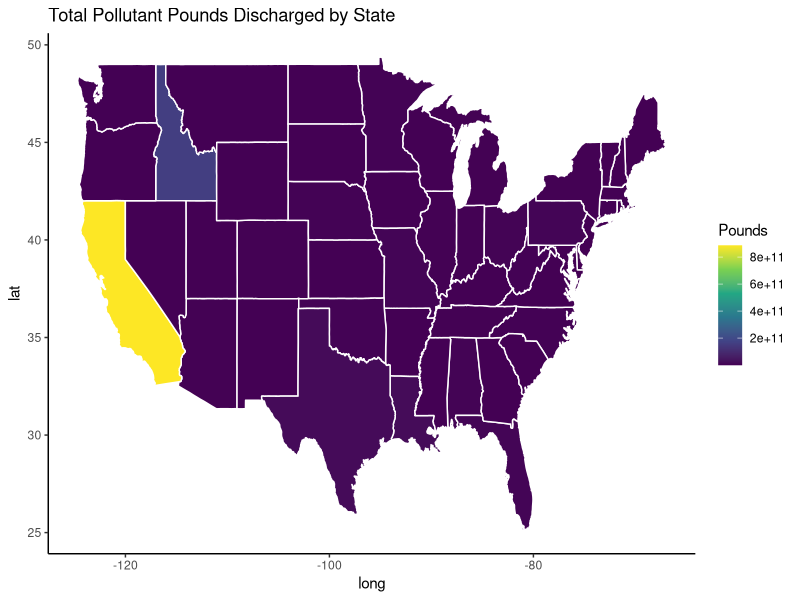
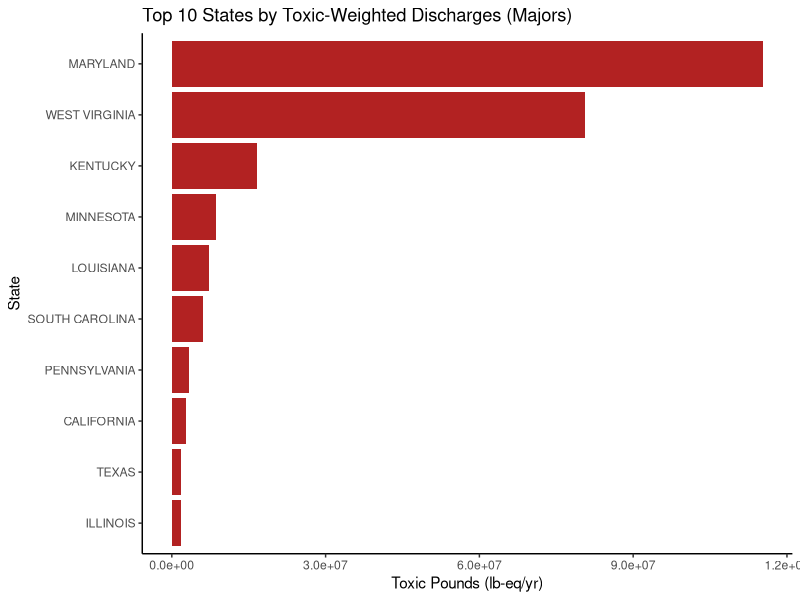
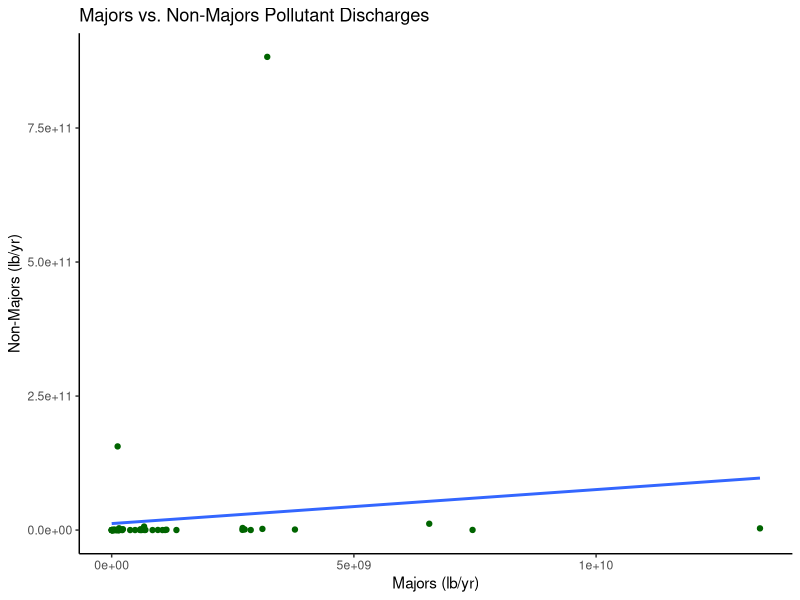
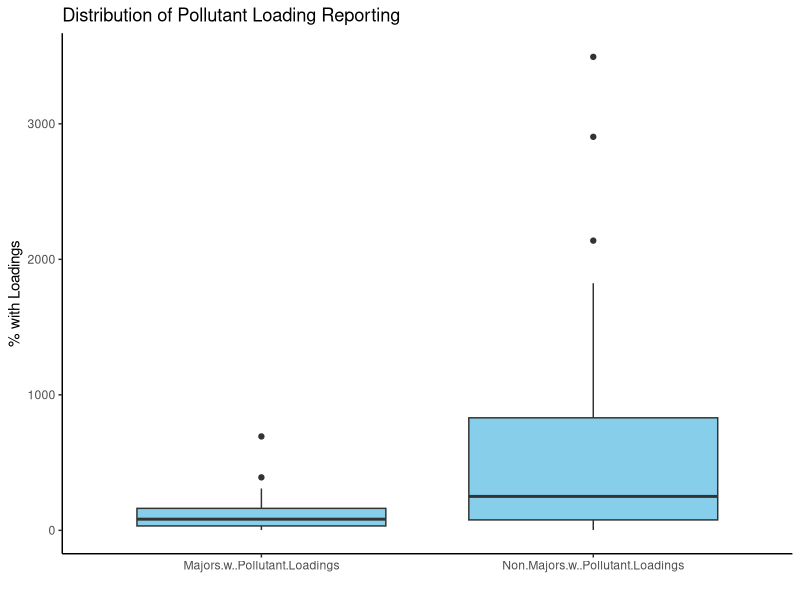
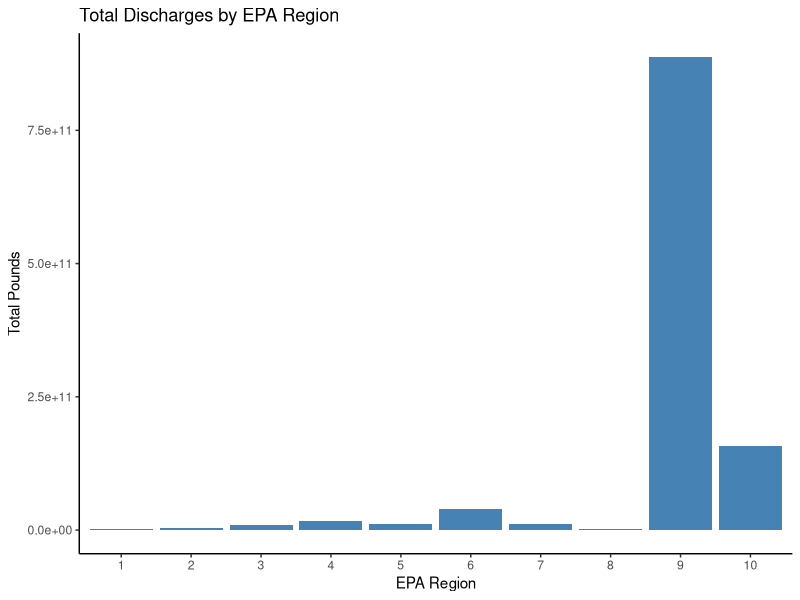

Here is the R script that generated these plots, in order:
## ---- chunk 1
library(tidyverse)
library(ggplot2)
## ---- chunk 2

stats <- read.csv("./data/discharge_state.csv")

view(stats)

stats <- na.omit(stats)
## ---- chunk 3
stats$region <- tolower(stats$State)

stats$Total_Pollutants <- rowSums(stats[, c("Total.Pollutant.Pounds..lb.yr..for.Majors", 
                                      "Total.Pollutant.Pounds..lb.yr..for.Non.Majors")], na.rm = TRUE)

## ---- chunk 4
states_map <- map_data("state")
map_stats <- left_join(states_map, stats, by = "region")

ggplot(map_stats, aes(long, lat, group = group, fill = Total_Pollutants)) +
  geom_polygon(color = "white") +
  scale_fill_viridis_c() +
  labs(title = "Total Pollutant Pounds Discharged by State", fill = "Pounds") +
  theme_classic()

## ---- chunk 5
df_top <- stats %>%
  arrange(desc(`Total.Toxic.Weighted.Pounds..lb.eq.yr..for.Majors`)) %>%
  slice(1:10)

ggplot(df_top, aes(x = reorder(State, `Total.Toxic.Weighted.Pounds..lb.eq.yr..for.Majors`),
                   y = `Total.Toxic.Weighted.Pounds..lb.eq.yr..for.Majors`)) +
  geom_bar(stat = "identity", fill = "firebrick") +
  coord_flip() +
  labs(title = "Top 10 States by Toxic-Weighted Discharges (Majors)",
       x = "State", y = "Toxic Pounds (lb-eq/yr)") +
  theme_classic()

## ---- chunk 6
ggplot(stats, aes(x = `Total.Pollutant.Pounds..lb.yr..for.Majors`,
               y = `Total.Pollutant.Pounds..lb.yr..for.Non.Majors`)) +
  geom_point(color = "darkgreen") +
  geom_smooth(method = "lm", se = FALSE) +
  labs(title = "Majors vs. Non-Majors Pollutant Discharges",
       x = "Majors (lb/yr)", y = "Non-Majors (lb/yr)") +
  theme_classic()

## ---- chunk 7
df_long <- stats %>%
  select(State,
         `Majors.w..Pollutant.Loadings`,
         `Non.Majors.w..Pollutant.Loadings`) %>%
  pivot_longer(-State, names_to = "Category", values_to = "Percentage")

ggplot(df_long, aes(x = Category, y = Percentage)) +
  geom_boxplot(fill = "skyblue") +
  labs(title = "Distribution of Pollutant Loading Reporting", x = "", y = "% with Loadings") +
  theme_classic()


## ---- chunk 8
df_region <- stats %>%
  group_by(`EPA.Region`) %>%
  summarise(Total_Discharge = sum(`Total.Pollutant.Pounds..lb.yr..for.Majors`, na.rm = TRUE) +
                                 sum(`Total.Pollutant.Pounds..lb.yr..for.Non.Majors`, na.rm = TRUE))

ggplot(df_region, aes(x = factor(`EPA.Region`), y = Total_Discharge)) +
  geom_bar(stat = "identity", fill = "steelblue") +
  labs(title = "Total Discharges by EPA Region", x = "EPA Region", y = "Total Pounds") +
  theme_classic()

